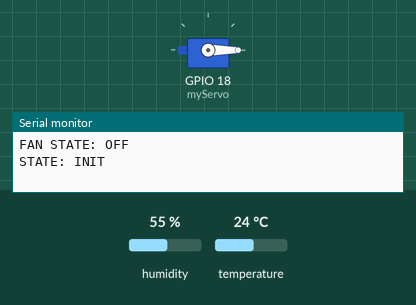
The program below on a simulated ESP32. Shown: servo, the last lines printed to the serial monitor. Inputs (shaded band) come from the test bench; at power-on: temperature 24 °C, humidity 55 %.

Above: at 1.7 s.
1.8 s: temperature set to 28 °C
At 3.7 s:
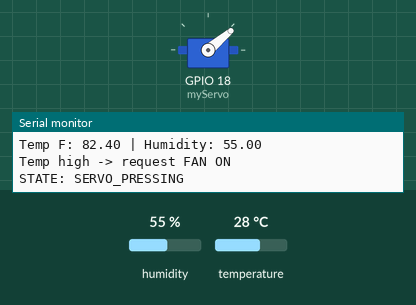
7.2 s: temperature set to 12 °C
At 10.44 s:
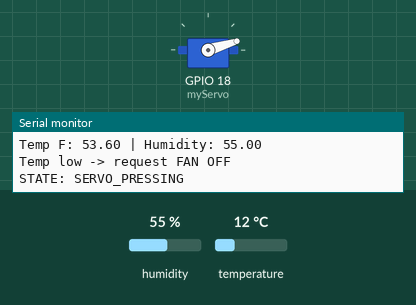
Timing chart, 0 to 12.3 s (numbered marks = the images above; inputs shaded):
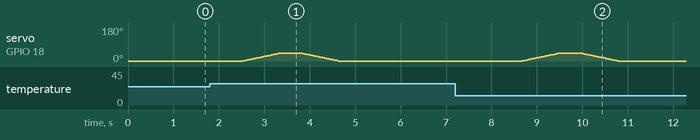

The program:

main.cpp
```cpp
#include <Arduino.h>
#include <ESP32Servo.h>
#include <DHT.h>

//#include "scannerstates.h"

HardwareSerial BBBSerial(2);

Servo myServo;
#define DHTPIN 19 //gpio 19 on esp
#define DHTTYPE DHT22
DHT dht(DHTPIN, DHTTYPE);

//------------------------------------------------------------
//servo variables and timing control
//-------------------------------------------------------------

int servoPos = 0;

unsigned long lastServoMove = 0;
const int servoInterval = 20; // ms between servo moves

//------------------------------------------------------------
// state machine definitions
//------------------------------------------------------------

enum SystemState {
  INIT,
  MONITORING,
  SERVO_PRESSING,
  MANUAL
};

enum FanState {
  FAN_OFF,
  FAN_ON
};

enum FanAction {
  ACTION_NONE,
  ACTION_TURN_ON,
  ACTION_TURN_OFF
};

enum ServoPressState {
  PRESS_IDLE,
  MOVING_TO_PRESS,
  HOLDING_PRESS,
  RETURNING_TO_NEUTRAL
};

//------------------------------------------------------------
//global system state variables
//------------------------------------------------------------

SystemState currentState = INIT;
SystemState lastPrintedState = MANUAL;

FanState fanState = FAN_OFF;
FanAction pendingAction = ACTION_NONE;
ServoPressState servoPressState = PRESS_IDLE;

//------------------------------------------------------------
// timing variables
//------------------------------------------------------------

unsigned long lastStateChange = 0;
unsigned long stateInterval = 2000;

unsigned long lastTempCheck = 0;
const unsigned long tempCheckInterval = 2000;

unsigned long pressHoldStart = 0;
const unsigned long pressHoldTime = 500;

//------------------------------------------------------------
// servo positions
// ------------------------------------------------------------

const int servoNeutralPos = 0;
const int servoPressPos = 40;

//------------------------------------------------------------
// temp control / hysteresis, fan turns on above 80F and turns off below 76F
//------------------------------------------------------------

// temp thresholds
const float fanOnTempF = 80.0;
const float fanOffTempF = 76.0;

//------------------sensor data storage-----------------------

float currentTempF = 0.0;
float humidity = 0.0;

//------------------------------------------------------------
//serial port printing for debugging
//-------------------------------------------------------------

void printState(SystemState state) {
  switch (state) {
    case INIT: Serial.println("STATE: INIT"); break;
    case MONITORING: Serial.println("STATE: MONITORING"); break;
    case SERVO_PRESSING: Serial.println("STATE: SERVO_PRESSING"); break;
    case MANUAL: Serial.println("STATE: MANUAL"); break;
  }
}

void printStateIfChanged() {
  if (currentState != lastPrintedState) {
    printState(currentState);
    lastPrintedState = currentState;
  }
}

void printFanState() {
  switch (fanState) {
    case FAN_OFF: Serial.println("FAN STATE: OFF"); break;
    case FAN_ON: Serial.println("FAN STATE: ON"); break;
  }
}

//------------------------------------------------------------
// servo control, button press logic
//------------------------------------------------------------

void startServoPress() {
  servoPressState = MOVING_TO_PRESS;
  lastServoMove = millis();
}

bool updateServoPress(unsigned long now) {
  switch (servoPressState) {
    case PRESS_IDLE:
      return true;

    case MOVING_TO_PRESS:
      if (now - lastServoMove >= servoInterval) {
        lastServoMove = now;

        if (servoPos < servoPressPos) {
          servoPos++;
          myServo.write(servoPos);
        } else {
          servoPressState = HOLDING_PRESS;
          pressHoldStart = now;
        }
      }
      break;

    case HOLDING_PRESS:
      if (now - pressHoldStart >= pressHoldTime) {
        servoPressState = RETURNING_TO_NEUTRAL;
        lastServoMove = now;
      }
      break;

    case RETURNING_TO_NEUTRAL:
      if (now - lastServoMove >= servoInterval) {
        lastServoMove = now;

        if (servoPos > servoNeutralPos) {
          servoPos--;
          myServo.write(servoPos);
        } else {
          servoPressState = PRESS_IDLE;
          return true;
        }
      }
      break;
  }

  return false;
}

//------------------------------------------------------------
// temp decision logic
//------------------------------------------------------------

void checkTemperatureLogic() {
  if (fanState == FAN_OFF && currentTempF >= fanOnTempF) {
    pendingAction = ACTION_TURN_ON;
    currentState = SERVO_PRESSING;
    lastStateChange = millis();
    startServoPress();
    Serial.println("Temp high -> request FAN ON");
  }
  else if (fanState == FAN_ON && currentTempF <= fanOffTempF) {
    pendingAction = ACTION_TURN_OFF;
    currentState = SERVO_PRESSING;
    lastStateChange = millis();
    startServoPress();
    Serial.println("Temp low -> request FAN OFF");
  }
}
//------------------------------------------------------------
// BBB serial
//------------------------------------------------------------

void sendDataToBBB() {
  BBBSerial.print("TEMP_F=");
  BBBSerial.print(currentTempF);
  BBBSerial.print(",HUM=");
  BBBSerial.print(humidity);
  BBBSerial.print(",FAN=");
  if (fanState == FAN_ON) {
    BBBSerial.print("ON");
  } else {
    BBBSerial.print("OFF");
  }
  BBBSerial.print(",STATE=");
  switch (currentState) {
    case INIT: BBBSerial.println("INIT"); break;
    case MONITORING: BBBSerial.println("MONITORING"); break;
    case SERVO_PRESSING: BBBSerial.println("SERVO_PRESSING"); break;
    case MANUAL: BBBSerial.println("MANUAL"); break;
  }
}

//------------------------------------------------------------
// setup and main loop
//------------------------------------------------------------

void setup() {
  Serial.begin(115200);
  delay(500);

  currentState = INIT;
  lastPrintedState = MANUAL;   // force first print
  lastStateChange = millis();

  myServo.attach(18); // gpio pin 18 on esp32
  myServo.write(servoNeutralPos);
  servoPos = servoNeutralPos;

  dht.begin();

  printFanState();

  BBBSerial.begin(115200, SERIAL_8N1, 16, 17);  // RX, TX for BBB

}

void loop() {
  unsigned long now = millis();

  printStateIfChanged();

//--------------initial state------------------------------

  switch (currentState) {
    case INIT:
      if (now - lastStateChange > stateInterval) {
        currentState = MONITORING;
        lastStateChange = now;
      }
      break;

//------------monitoring state--------------------------

    case MONITORING:
      if (now - lastTempCheck >= tempCheckInterval) {
        lastTempCheck = now;

        float tempC = dht.readTemperature();
        float hum = dht.readHumidity();

        if (!isnan(tempC) && !isnan(hum)) {
          currentTempF = tempC * 9.0 / 5.0 + 32.0;
          humidity = hum;

          Serial.print("Temp F: ");
          Serial.print(currentTempF);
          Serial.print(" | Humidity: ");
          Serial.println(humidity);

          sendDataToBBB();

          checkTemperatureLogic();
        } else {
          Serial.println("DHT read failed");
        }
      }
      break;

//--------------------servo action state-----------------------

    case SERVO_PRESSING:
      if (updateServoPress(now)) {
        if (pendingAction == ACTION_TURN_ON) {
          fanState = FAN_ON;
          Serial.println("Fan toggled ON");
        }
        else if (pendingAction == ACTION_TURN_OFF) {
          fanState = FAN_OFF;
          Serial.println("Fan toggled OFF");
        }

        pendingAction = ACTION_NONE;
        printFanState();

        currentState = MONITORING;
        lastStateChange = now;
      }
      break;

//----------------------manual state (not used rn)-----------------------
    case MANUAL:
      break;
  }

//--------------------------testing thingy for bbb serial--------------------
// static unsigned long lastSend = 0;

// if (millis() - lastSend >= 1000) {
//   lastSend = millis();
//   BBBSerial.println("HELLO_FROM_ESP32");
// }
//--------------------------end of testing thingy-----------------------------


}
```

Measured:
- after the input at 1.8 s, servo on GPIO 18 (myServo): rises from 0° to 40° in 0.78 s, then falls to 0° in 1.3 s
- after the input at 7.2 s, servo on GPIO 18 (myServo): rises from 0° to 40° in 0.78 s, then falls to 0° in 1.3 s
